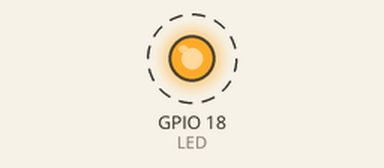
A program run on a simulated Raspberry Pi (BCM pin numbers). Parts: output pins drawn as LEDs (lit = HIGH). Dashed ring = blinking. What the program prints to the terminal is not drawn.

Above: at 0.2 s.
Timing chart, 0 to 3.0 s (numbered marks = the images above):
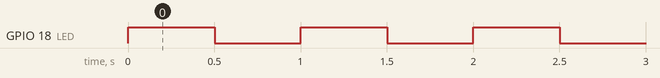

The program:

Ledblink.py
```python
import sys
import RPi.GPIO as GPIO
import time

## input argument
#print('sys.argv length', len(sys.argv))

#for arg in sys.argv :
#    print('arg value = ', arg)

LED = 18

GPIO.setmode(GPIO.BCM)
GPIO.setup(LED, GPIO.OUT, initial=False)

if len(sys.argv) >= 2:
    print("Set default term : 0.5")
    term = 0.5


else:
    try :
        term = float(sys.argv[1])
    except :
        print("Wrong argument. You should input INT blink term (0.5~)")
        print("Set default term : 0.5")
        term = 0.5


try:
    while True :
        GPIO.output(LED, True)
        time.sleep(term)
        GPIO.output(LED, False)
        time.sleep(term)

except KeyboardInterrupt :
    GPIO.cleanup()
```

Measured:
- by itself, GPIO 18 (LED): alternates HIGH for 0.50 s and LOW for 0.50 s
